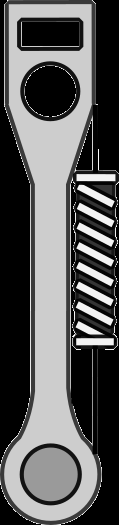
%> input picture images/Picture3.png, 119 x 525 px
$ octave animeScaleCoordTest.m   (GNU Octave 9; MATLAB toolbox functions it lacks are replaced by stand-ins)
%> lines starting %> are read from the running program, lines starting %| are printed output that depends on the picture
movieVector=[];
figh=figure(1);
v = VideoWriter('SimulationAnime.mp4','MPEG-4');
open(v);

%% calcurate scale factor
L1=0.32;  %true leg length
L2=0.327;

PicL1=393; %leg length in picture
PicL2=401;

Negative=0.3;  % magnitude of negative hight
ysimMax=1.5+Negative;
ymax=480;    %hight of video

ScaleFactor=L1/PicL1*ymax/ysimMax;

%% load image and resize

[Uimg, map, Ualphachannel] = imread('images/Picture3.png');
%> Uimg is the input picture: size 525x119 uint8; min 0, max 254, mean 92
%> map = 255 rows, first 12: [0 0 0; 0 0 0; 0.00392 0.00392 0.00392; 0.00784 0.00784 0.00784; 0.0118 0.0118 0.0118; 0.0157 0.0157 0.0157; 0.0196 0.0196 0.0196; 0.0235 0.0235 0.0235; 0.0275 0.0275 0.0275; 0.0314 0.0314 0.0314; 0.0353 0.0353 0.0353; 0.0392 0.0392 0.0392]; Ualphachannel = []
Uimg=flip(Uimg,2);
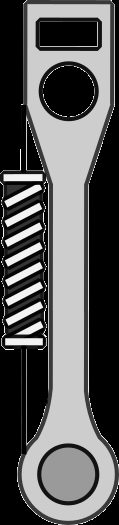
%> Uimg: size 525x119 uint8; min 0, max 254, mean 92; mean of the top-left, top-right, bottom-left and bottom-right quarters 82.4, 98.6, 77.3, 109.2
Ualphachannel=flip(Ualphachannel,2);

[Limg, Lmap, Lalphachannel] = imread('images/LowerLeg.png');
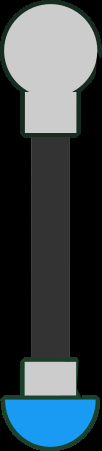
%> input picture images/LowerLeg.png, 102 x 451 px
%> Limg is the input picture: size 451x102x3 uint8; mean R, G, B 59.8, 71.6, 76.8
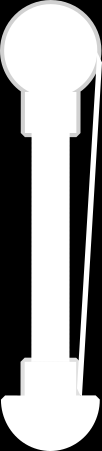
%> Lalphachannel: size 451x102 uint8; min 0, max 255, mean 148.5
%> Lmap = []
Limg=flip(Limg,2);
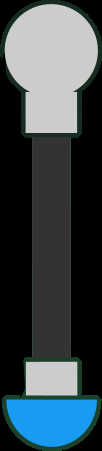
%> Limg: size 451x102x3 uint8; mean R, G, B 59.8, 71.6, 76.8; mean of the top-left, top-right, bottom-left and bottom-right quarters 87.2, 89.2, 49.4, 51.9
Lalphachannel=flip(Lalphachannel,2);
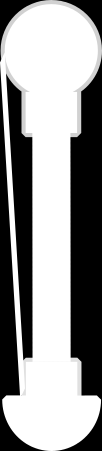
%> Lalphachannel: size 451x102 uint8; min 0, max 255, mean 148.5; mean of the top-left, top-right, bottom-left and bottom-right quarters 167, 151.3, 144.4, 131.5

Uimg = imresize(Uimg,ScaleFactor);
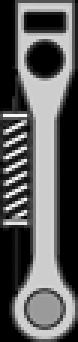
%> Uimg: size 114x26 uint8 (shown 3 times larger); min 0, max 255, mean 92.3
%> (the run ends here)
